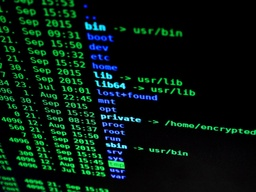
#> input picture stego-toolkit/examples/ORIGINAL.jpg, 256 x 192 px, shrunk from 1280 x 959 before the run
$ python advanced_stego.py examples/ORIGINAL.jpg
#> lines starting #> are read from the running program, lines starting #| are printed output that depends on the picture
#!/usr/bin/env python3
"""
Advanced Steganography Detection Tool
Includes multiple detection methods and analysis techniques
"""

import os
import sys
import argparse
import numpy as np
from PIL import Image, ImageChops, ImageStat
import matplotlib.pyplot as plt
from stegano import lsb, exifHeader
import cv2
import hashlib

def file_entropy_analysis(file_path):
    """Calculate file entropy to detect hidden data"""
    try:
        with open(file_path, 'rb') as f:
            data = f.read()

        # Calculate entropy
        byte_counts = np.bincount(np.frombuffer(data, dtype=np.uint8), minlength=256)
        byte_probs = byte_counts / len(data)
        entropy = -np.sum(byte_probs * np.log2(byte_probs + 1e-10))

        print(f"\n=== File Entropy Analysis ===")
        print(f"File size: {len(data):,} bytes")
        print(f"Entropy: {entropy:.4f}")

        if entropy > 7.5:
            print("WARNING: High entropy - possible encrypted/hidden data")
        elif entropy < 6.0:
            print("WARNING: Low entropy - possible repetitive patterns")
        else:
            print("OK: Normal entropy range")

        return entropy
    except Exception as e:
        print(f"Error in entropy analysis: {e}")
        return 0

def chi_square_test(image_path):
    """Chi-square test for LSB steganography detection"""
#> called with image_path = 'examples/ORIGINAL.jpg'
    try:
        img = Image.open(image_path).convert('RGB')
#> img is the input picture: PIL image 256x192 RGB; mean R, G, B 7.3, 25.6, 17.7
        img_array = np.array(img)

        # Calculate chi-square for each color channel
        chi_scores = []
        for channel in range(3):
            channel_data = img_array[:,:,channel].flatten()

            # Count pairs of values that differ only in LSB
            pairs = {}
            for pixel in channel_data:
                base_val = pixel >> 1  # Remove LSB
                if base_val not in pairs:
                    pairs[base_val] = [0, 0]  # [even_count, odd_count]

                if pixel % 2 == 0:
                    pairs[base_val][0] += 1
                else:
                    pairs[base_val][1] += 1

            # Calculate chi-square for each pair
            chi_values = []
            for even_count, odd_count in pairs.values():
                total = even_count + odd_count
                if total > 0:
                    expected = total / 2
                    chi = ((even_count - expected)**2 + (odd_count - expected)**2) / expected
                    chi_values.append(chi)

            if chi_values:
                chi_scores.append(np.mean(chi_values))
#> after the loop, chi_scores = [249.8, 71.73, 160.9]

        avg_chi = np.mean(chi_scores) if chi_scores else 0
#> avg_chi = 160.8

        print(f"\n=== Chi-Square LSB Test ===")
        print(f"Average chi-square value: {avg_chi:.4f}")
#| Average chi-square value: 160.7835

        if avg_chi > 3.84:  # Critical value for df=1 at 95% confidence
            print("WARNING: High chi-square - possible LSB steganography")
        else:
            print("OK: Chi-square test normal")

        return avg_chi
    except Exception as e:
        print(f"Error in chi-square test: {e}")
        return 0

def rs_analysis(image_path):
    """Regular/Singleton (RS) analysis for steganography detection"""
#> called with image_path = 'examples/ORIGINAL.jpg'
    try:
        img = Image.open(image_path).convert('L')  # Convert to grayscale
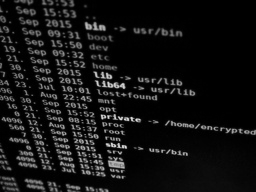
#> img: PIL image 256x192 L; min 0, max 224, mean 19.2
        img_array = np.array(img)

        # Define regular and singular groups
        def is_regular(group):
            return (group[0] - group[1]) * (group[1] - group[2]) > 0

        def is_singular(group):
            return (group[0] - group[1]) * (group[1] - group[2]) < 0

        # Count regular and singular groups
        regular_count = 0
        singular_count = 0
        total_groups = 0

        height, width = img_array.shape
#> height = 192; width = 256

        # Horizontal groups
        for i in range(height):
            for j in range(width - 2):
                group = img_array[i, j:j+3]
                if is_regular(group):
                    regular_count += 1
                elif is_singular(group):
                    singular_count += 1
                total_groups += 1
#> after the loop, regular_count = 23366; singular_count = 0; total_groups = 48768

        # Vertical groups
        for i in range(height - 2):
            for j in range(width):
                group = img_array[i:i+3, j]
                if is_regular(group):
                    regular_count += 1
                elif is_singular(group):
                    singular_count += 1
                total_groups += 1
#> after the loop, regular_count = 47710; singular_count = 0; total_groups = 97408

        if total_groups > 0:
            regular_ratio = regular_count / total_groups
#> regular_ratio = 0.49
            singular_ratio = singular_count / total_groups
#> singular_ratio = 0

            print(f"\n=== RS Analysis ===")
            print(f"Total groups analyzed: {total_groups:,}")
#| Total groups analyzed: 97,408
            print(f"Regular groups: {regular_count:,} ({regular_ratio:.2%})")
#| Regular groups: 47,710 (48.98%)
            print(f"Singular groups: {singular_count:,} ({singular_ratio:.2%})")
#| Singular groups: 0 (0.00%)

            # RS steganography typically increases the number of regular groups
            if regular_ratio > 0.45:
                print("WARNING: High regular group ratio - possible steganography")
            else:
                print("OK: RS analysis normal")

            return regular_ratio
    except Exception as e:
        print(f"Error in RS analysis: {e}")
        return 0

def histogram_analysis(image_path):
    """Histogram analysis for steganography detection"""
#> called with image_path = 'examples/ORIGINAL.jpg'
    try:
        img = Image.open(image_path).convert('RGB')
        img_array = np.array(img)

        print(f"\n=== Histogram Analysis ===")

        for i, color in enumerate(['Red', 'Green', 'Blue']):
            channel = img_array[:,:,i]
            hist, bins = np.histogram(channel, bins=256, range=(0, 256))

            # Calculate histogram smoothness
            smoothness = np.sum(np.abs(np.diff(hist)))
            print(f"{color} channel smoothness: {smoothness:.0f}")

            # Check for unusual patterns
            if smoothness > 10000:
                print(f"WARNING: {color} channel shows irregular patterns")
#> this loop made 3 passes
#> smoothness on passes 1 to 3: 29993, 19039, 29494
#| Red channel smoothness: 29993
#| Green channel smoothness: 19039
#| Blue channel smoothness: 29494
#> pass 1, in histogram_analysis, `channel = img_array[:,:,i]`:
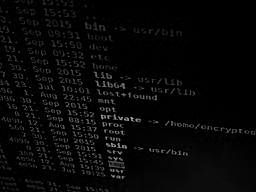
#> channel: shape (192, 256); min 0, max 167, mean 7.3
#> pass 2, in histogram_analysis, `channel = img_array[:,:,i]`:
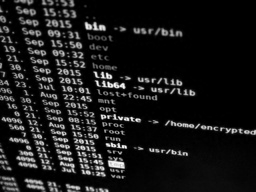
#> channel: shape (192, 256); min 0, max 255, mean 25.6
#> pass 3, in histogram_analysis, `channel = img_array[:,:,i]`:
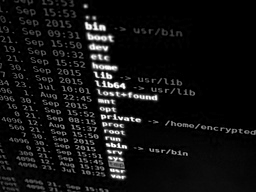
#> channel: shape (192, 256); min 0, max 255, mean 17.7

        return True
    except Exception as e:
        print(f"Error in histogram analysis: {e}")
        return False

def extract_metadata(image_path):
    """Extract and analyze EXIF metadata"""
#> called with image_path = 'examples/ORIGINAL.jpg'
    try:
        img = Image.open(image_path)

        print(f"\n=== Metadata Analysis ===")

        if hasattr(img, '_getexif') and img._getexif():
            exif_data = img._getexif()
            for tag_id, value in exif_data.items():
                tag_name = f"Tag {tag_id}"
                print(f"{tag_name}: {value}")
        else:
            print("No EXIF data found")

        # Check for unusual metadata
        if hasattr(img, 'info') and img.info:
            for key, value in img.info.items():
                print(f"{key}: {value}")

                # Check for suspicious metadata values
                if isinstance(value, str) and len(value) > 100:
                    print(f"WARNING: Large metadata field '{key}' - potential hidden data")
#> this loop made 4 passes
#> (key, value) on passes 1 to 4: ('jfif', 257), ('jfif_version', (1, 1)), ('jfif_unit', 0), ('jfif_density', (1, 1))
#| jfif: 257
#| jfif_version: (1, 1)
#| jfif_unit: 0
#| jfif_density: (1, 1)

    except Exception as e:
        print(f"Error in metadata analysis: {e}")

def comprehensive_analysis(image_path):
    """Run all steganography detection methods"""
    print(f"\n{'='*60}")
    print(f"COMPREHENSIVE STEGANOGRAPHY ANALYSIS")
    print(f"File: {image_path}")
    print(f"{'='*60}")

    if not os.path.exists(image_path):
        print(f"Error: File {image_path} not found")
        return

    # Run all detection methods
    file_entropy_analysis(image_path)
    chi_square_test(image_path)
    rs_analysis(image_path)
    histogram_analysis(image_path)
    extract_metadata(image_path)

    # Try to extract hidden messages
    print(f"\n=== Message Extraction Attempts ===")

    try:
        # LSB extraction
        hidden_message = lsb.reveal(image_path)
        if hidden_message:
            print(f"FOUND: LSB message found: {hidden_message}")
        else:
            print("No LSB message detected")
    except:
        print("LSB extraction failed")

    try:
        # EXIF header extraction
        exif_message = exifHeader.reveal(image_path)
        if exif_message:
            print(f"FOUND: EXIF message found: {exif_message}")
        else:
            print("No EXIF message detected")
    except:
        print("EXIF extraction failed")

def main():
    parser = argparse.ArgumentParser(description='Advanced Steganography Detection Tool')
    parser.add_argument('image', help='Path to image file')
    parser.add_argument('--entropy-only', action='store_true', help='Only perform entropy analysis')
    parser.add_argument('--lsb-only', action='store_true', help='Only perform LSB analysis')

    args = parser.parse_args()

    if args.entropy_only:
        file_entropy_analysis(args.image)
    elif args.lsb_only:
        chi_square_test(args.image)
        rs_analysis(args.image)
        try:
            hidden_message = lsb.reveal(args.image)
            if hidden_message:
                print(f"Hidden message: {hidden_message}")
            else:
                print("No LSB message detected")
        except:
            print("LSB extraction failed")
    else:
        comprehensive_analysis(args.image)
#> (the call stopped at in comprehensive_analysis, `hidden_message = lsb.reveal(image_path)`: stegano is not available in this run)

if __name__ == "__main__":
    main()
